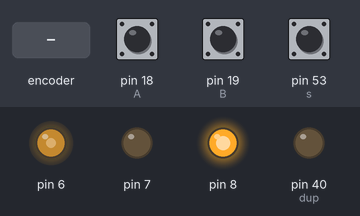
A sketch run on a simulated Arduino Mega 2560, built with avr-gcc and run on an emulated ATmega2560. Parts: output pins drawn as LEDs (lit = HIGH). Dashed ring = blinking. Inputs (shaded band) come from the test bench; at power-on: pin 53 (s) LOW, pin 18 (A) HIGH, pin 19 (B) HIGH. What the sketch prints to the serial monitor is not drawn.

Above: at 1.2 s.
1.3 s: pin 53 (s) driven HIGH
At 1.94 s:
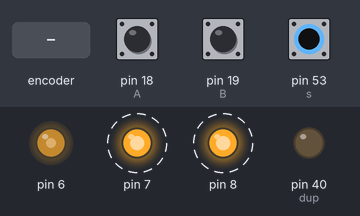
4.3 s: rotary encoder on pin 18 (A) / pin 19 (B) turned 1 step (first pin leading)
At 7.2 s:
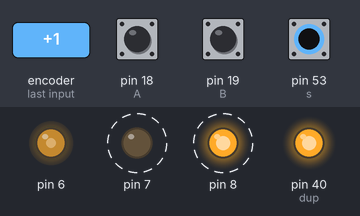
7.3 s: pin 53 (s) driven LOW
At 8.2 s:
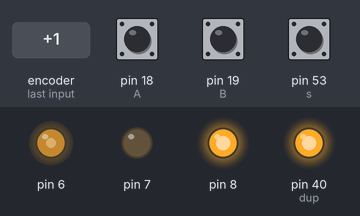
10.3 s: rotary encoder on pin 18 (A) / pin 19 (B) turned 3 steps (first pin leading)
At 10.45 s:
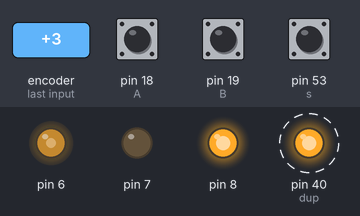
13.9 s: pin 53 (s) pulsed HIGH 2 times (0.12 s each, 0.3 s apart)
At 14.02 s:
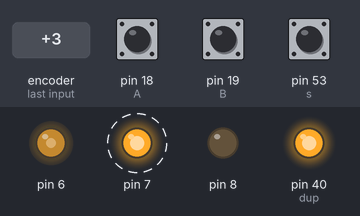
17.5 s: pin 53 (s) pulsed HIGH 5 times (0.12 s each, 0.3 s apart)
At 18.13 s:
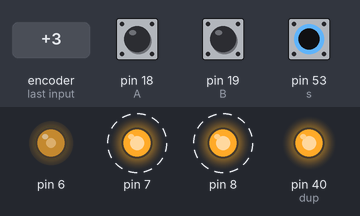
Timing chart, 0 to 20.8 s (numbered marks = the images above; inputs shaded):
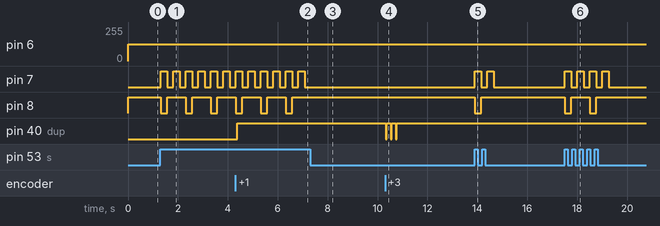

The sketch:

juan.pde
```cpp
/*PROGRAM TO READ ENCODER number 2 DATA AND CONVERT IT TO DEGRRES*/
#include <stdio.h>
int s=53;
int i=80;
int dup=40;
int A=18;
int B=19;
int Voltage;
volatile int count = 0;
volatile int theta;

void setup() {
	DDRH=DDRH|B00111000; /* DDRH|=(1<<PH6)|(1<<PH5); */
	 TCCR4A|=(1<<COM4A1)|(1<<WGM40);
          TCCR4B|=(1<<CS41)|(1<<CS40);
        pinMode(s,INPUT);
	TCCR4A|=(1<<COM4A1)|(1<<WGM40);
	TCCR4B|=(1<<CS41)|(1<<CS40);
  pinMode(dup,OUTPUT);
  pinMode(A, INPUT);
 digitalWrite(A,HIGH);
  pinMode(B, INPUT);
  digitalWrite(B,HIGH);
// encoder pin on interrupt 5 (pin 18)
  attachInterrupt(4, doA, CHANGE);
// encoder pin on interrupt 4 (pin 19)
  attachInterrupt(5, doB, CHANGE);
  Serial.begin (9600); Serial.println("START READING");

}
void loop ()
{
  theta=int(count*(360.0/10000.0));
 serialData();

        Voltage=125;
       OCR4A=Voltage;
 if(digitalRead(s)==HIGH)
  {
	motor_CCW();
delay(250);
	motorStop();
delay(250);
	motor_CW();
delay(250);
	motorStop();
delay(250);
}
  else  {
    motorStop();
        }
}
void doA(){

  // look for a low-to-high on channel A
  if (digitalRead(A) == HIGH) {

      digitalWrite(dup,HIGH);
    // check channel B to see which way encoder is turning
    if (digitalRead(B) == LOW) {
      count = count + 1;         // CW
    }
    else {
      count = count - 1;         // CCW
    }
  }
  else   // must be a high-to-low edge on channel A
  {
   digitalWrite(dup,LOW);

    // check channel B to see which way encoder is turning
    if (digitalRead(B) == HIGH) {
      count = count + 1;          // CW
    }
    else {
      count = count - 1;          // CCW
    }
  }

}
void doB(){
  // look for a low-to-high on channel B
  if (digitalRead(B) == HIGH) {
   // check channel A to see which way encoder is turning
    if (digitalRead(A) == HIGH) {
      count = count + 1;         // CW
    }
    else {
      count = count - 1;         // CCW
    }
  }
  // Look for a high-to-low on channel B
  else {
    // check channel B to see which way encoder is turning
    if (digitalRead(A) == LOW) {
      count = count + 1;          // CW
    }
    else {
      count = count - 1;          // CCW
    }
  }
}
void serialData()
{
 Serial.print("pos2 = ");
 Serial.print(theta);
 Serial.println();
   Serial.print(" count = ");
  Serial.print(count);
  Serial.print("  ");
}

void motor_CCW()
{
	PORTH=B00010000;
}
void motor_CW()
{
	PORTH=B00110000;
}
void motorStop()
{
	PORTH=B00101000;
}
```

Measured:
- after the input at 1.3 s, pin 7: alternates HIGH for 0.25 s and LOW for 0.25 s, starting at once; pin 8: alternates HIGH for 0.75 s and LOW for 0.25 s, starting at once
- after the input at 4.3 s, pin 40 (dup): LOW → HIGH after 0.08 s
- after the input at 7.3 s, pin 7: stops changing and stays LOW; pin 8: stops changing and stays HIGH
- after the input at 10.3 s, pin 40 (dup): alternates HIGH for 0.15 s and LOW for 0.05 s, 6 changes in all, then stays HIGH, starting at once
- after the input at 13.9 s, pin 7: alternates HIGH for 0.25 s and LOW for 0.25 s, 4 changes in all, then stays LOW, starting at once; pin 8: HIGH → LOW at once, → HIGH 0.25 s later
- after the input at 17.5 s, pin 7: alternates HIGH for 0.25 s and LOW for 0.25 s, 8 changes in all, then stays LOW, starting at once; pin 8: alternates HIGH for 0.75 s and LOW for 0.25 s, 4 changes in all, then stays HIGH, starting at once
